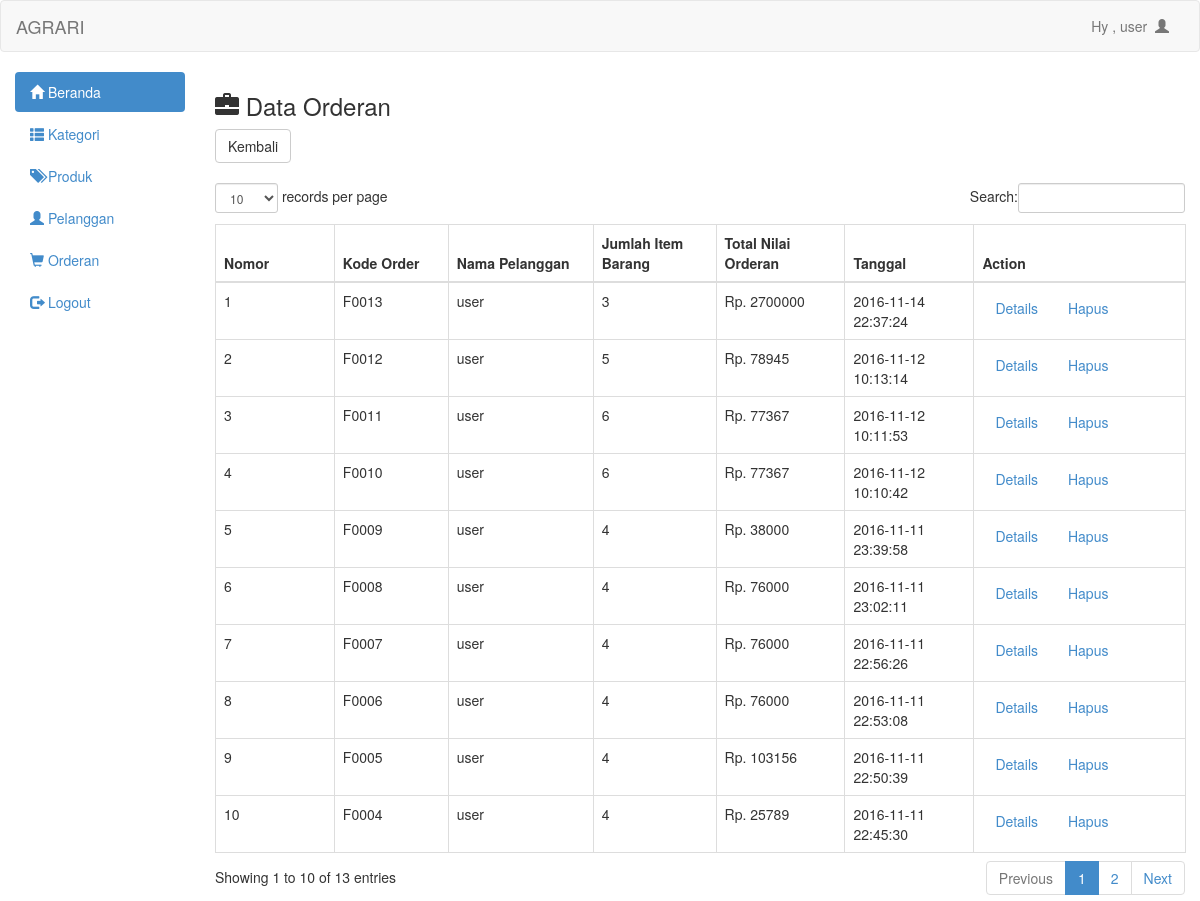
The app's page /admin/orderan.php (signed in) with its own data.
### tables this page shows
CREATE TABLE IF NOT EXISTS `orderan` (
  `Kd_Order` char(10) NOT NULL,
  `Id_Pelanggan` char(10) NOT NULL,
  `Jumlah` int(5) NOT NULL,
  `Tanggal` datetime NOT NULL,
  `Total_Harga` int(15) NOT NULL,
  PRIMARY KEY (`Kd_Order`),
  KEY `Id_Pelanggan` (`Id_Pelanggan`),
  KEY `Id_Pelanggan_2` (`Id_Pelanggan`)
);

CREATE TABLE IF NOT EXISTS `pelanggan` (
  `Id_Pelanggan` char(10) NOT NULL,
  `Username` varchar(30) NOT NULL,
  `Password` varchar(10) NOT NULL,
  `Alamat` varchar(80) NOT NULL,
  `Email` varchar(25) NOT NULL,
  `Telepon` int(15) NOT NULL,
  PRIMARY KEY (`Id_Pelanggan`)
);

### admin/orderan.php (the view, shortened to what this page needs)
<?php
include 'headeradmin.php';
?>
<h3><span class="glyphicon glyphicon-briefcase"></span>  Data Orderan</h3>
<input TYPE="button" class="btn btn-default" href="" onclick="history.go(-1);" value="Kembali">
<br>
<br>
    <div class="box">
            <table id="provinsi" class="table table-bordered">
                <thead>
                    <tr>
                        <th width="5%">Nomor</th>
                        <th width="5%">Kode Order</th>
                        <th width="5%">Nama Pelanggan</th>
                        <th width="5%">Jumlah Item Barang</th>
                        <th width="5%">Total Nilai Orderan</th>
                        <th width="5%">Tanggal</th>
                        <th width="10%">Action</th>
                    </tr>
                </thead>
                <tbody>
                    <?php
                    $sql = mysql_query("SELECT *
                    FROM orderan A
                    LEFT JOIN pelanggan F ON A.Id_Pelanggan = F.Id_Pelanggan
                    ORDER BY A.Kd_Order DESC ");
                    $no = 1;
                    while ($r = mysql_fetch_array($sql)) {
                    ?>
                     <tr align='left'>
                        <td><?php echo  $no;?></td>
                        <td><?php echo  $r['Kd_Order']; ?></td>
                        <td><?php echo  $r['Username']; ?></td>
                        <td><?php echo  $r['Jumlah']; ?></td>
                        <td>Rp. <?php echo  $r['Total_Harga']; ?></td>
                        <td><?php echo  $r['Tanggal']; ?></td>
                         <td>
                        <a href="details_produk.php?Kd_Order=<?php echo $r['Kd_Order']; ?>" class="btn btn-hapus" >Details</a>
                         <a href="orderan_delete.php?Kd_Order=<?php echo  $r['Kd_Order']; ?>" class="btn btn-hapus" onclick="return confirm('anda yakin akan menghapus data?');">Hapus</a>
                    </td>
                    </tr>
                    <?php
                    $no++;
                    }
                    ?>
                </tbody>
            </table>
        </div>
<?php include 'footeradmin.php'; ?>

### records on screen
orderan: Kd_Order "F0013", Id_Pelanggan.Username "user", Jumlah "3", Total_Harga "2700000", Tanggal "2016-11-14 22:37:24"
orderan: Kd_Order "F0012", Id_Pelanggan.Username "user", Jumlah "5", Total_Harga "78945", Tanggal "2016-11-12 10:13:14"
orderan: Kd_Order "F0011", Id_Pelanggan.Username "user", Jumlah "6", Total_Harga "77367", Tanggal "2016-11-12 10:11:53"
orderan: Kd_Order "F0010", Id_Pelanggan.Username "user", Jumlah "6", Total_Harga "77367", Tanggal "2016-11-12 10:10:42"
orderan: Kd_Order "F0009", Id_Pelanggan.Username "user", Jumlah "4", Total_Harga "38000", Tanggal "2016-11-11 23:39:58"
orderan: Kd_Order "F0008", Id_Pelanggan.Username "user", Jumlah "4", Total_Harga "76000", Tanggal "2016-11-11 23:02:11"
orderan: Kd_Order "F0007", Id_Pelanggan.Username "user", Jumlah "4", Total_Harga "76000", Tanggal "2016-11-11 22:56:26"
orderan: Kd_Order "F0006", Id_Pelanggan.Username "user", Jumlah "4", Total_Harga "76000", Tanggal "2016-11-11 22:53:08"
orderan: Kd_Order "F0005", Id_Pelanggan.Username "user", Jumlah "4", Total_Harga "103156", Tanggal "2016-11-11 22:50:39"
orderan: Kd_Order "F0004", Id_Pelanggan.Username "user", Jumlah "4", Total_Harga "25789", Tanggal "2016-11-11 22:45:30"

### other values on screen
$_SESSION['user']['Username'] "user"
